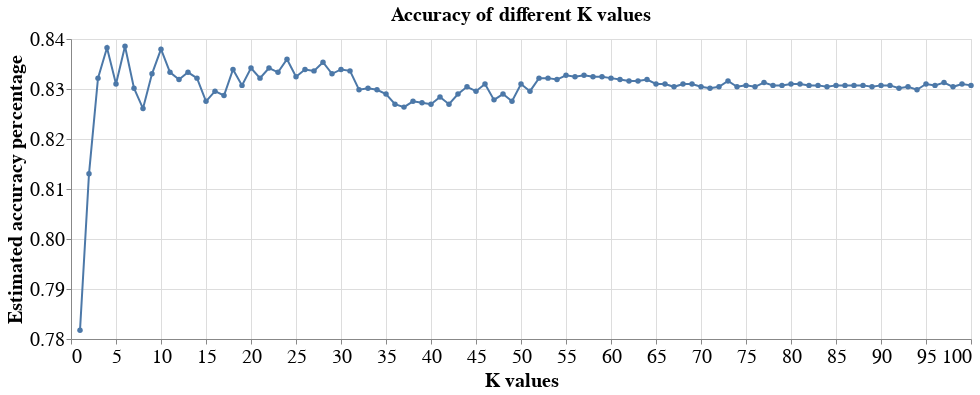

The notebook cell saved with this chart:
### Code cell
#visualize best k value
accuracies_grid = pd.DataFrame(grid_fit.cv_results_)
k_vals = (alt.Chart(accuracies_grid, title = "Accuracy of different K values").mark_line(point = True).encode(
    x = alt.X("param_kneighborsclassifier__n_neighbors", title = "K values", scale = alt.Scale(zero= False)), 
    y = alt.Y("mean_test_score", title = "Estimated accuracy percentage", scale = alt.Scale(zero= False)))
          .properties(width = 900)
          .configure_axis(titleFontSize = 20, labelFontSize = 20)
         .configure_title(fontSize = 20))
k_vals
